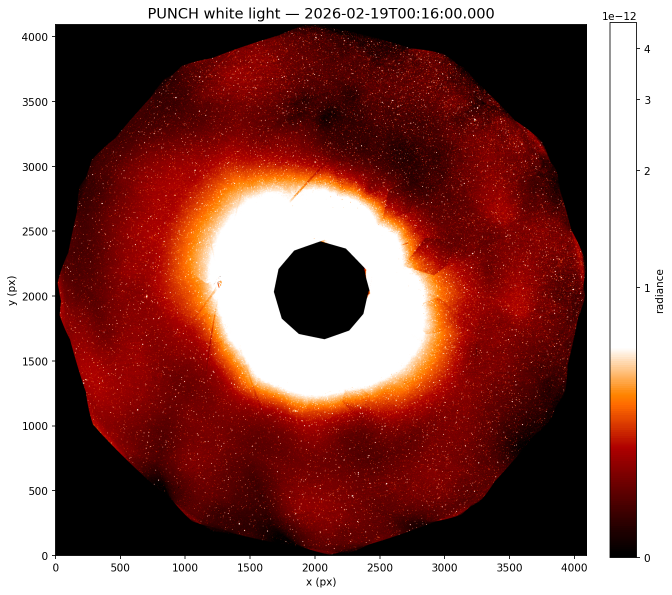
#> input picture PUNCH_L3_CAM_20260219.png, 1344 x 1189 px, found by its file name (shown at 1/2 size)
$ python _build_pi_report.py
#> lines starting #> are read from the running program, lines starting #| are printed output that depends on the picture
"""Generate a concise 3-page PDF progress report for PI Jesse Kinder.

First-person voice (Jassim). Henry Throop framed as a helpful mid-project
collaborator, not as someone redirecting the work.
"""
import os
from pathlib import Path

os.environ.setdefault("MPLCONFIGDIR", str(Path.cwd() / ".mplconfig"))

import matplotlib
matplotlib.use("Agg")
import matplotlib.pyplot as plt
from matplotlib.backends.backend_pdf import PdfPages
import matplotlib.image as mpimg

PROJECT = Path("/Users/jassim/Desktop/MEE 2024 Coronagraph/MEE2024_HussainKinder")
OUT = PROJECT / "PUNCH_Progress_Report_Jassim.pdf"

# ---- colors / style ----
INK = "#1a1a2e"
ACCENT = "#0b5394"
MUTED = "#555555"
RULE = "#c9d3df"
BOXBG = "#eef3f8"

PAGE_W, PAGE_H = 8.5, 11.0
MARGIN = 0.85


def new_page(pdf):
    fig = plt.figure(figsize=(PAGE_W, PAGE_H))
    fig.patch.set_facecolor("white")
    ax = fig.add_axes([0, 0, 1, 1])
    ax.set_xlim(0, 1)
    ax.set_ylim(0, 1)
    ax.axis("off")
    return fig, ax


def x_frac(inch):
    return inch / PAGE_W


def y_frac(inch):
    return inch / PAGE_H


def add_image(ax, path, x, y, w, h, caption=None):
    """x,y,w,h in figure fraction (0-1). y is bottom of image box."""
    try:
        img = mpimg.imread(str(path))
    except Exception as e:
        ax.text(x + w / 2, y + h / 2, f"[missing figure]\n{Path(path).name}",
                ha="center", va="center", fontsize=7, color="red")
        return
    ih, iw = img.shape[0], img.shape[1]
    aspect = iw / ih
    box_aspect = (w * PAGE_W) / (h * PAGE_H)
    if aspect > box_aspect:
        draw_w = w
        draw_h = w * PAGE_W / aspect / PAGE_H
    else:
        draw_h = h
        draw_w = h * PAGE_H * aspect / PAGE_W
    cx = x + (w - draw_w) / 2
    cy = y + (h - draw_h) / 2
    iax = ax.figure.add_axes([cx, cy, draw_w, draw_h])
    iax.imshow(img)
    iax.axis("off")
    for s in iax.spines.values():
        s.set_visible(True)
        s.set_edgecolor(RULE)
    if caption:
        ax.text(x + w / 2, y - 0.012, caption, ha="center", va="top",
                fontsize=6.7, color=MUTED, style="italic", wrap=True)


def header(ax, title, page_no):
    ax.text(x_frac(MARGIN), y_frac(PAGE_H - 0.62), title, fontsize=13,
            fontweight="bold", color=ACCENT, va="center")
    ax.plot([x_frac(MARGIN), 1 - x_frac(MARGIN)],
            [y_frac(PAGE_H - 0.78)] * 2, color=RULE, lw=1)
    ax.text(1 - x_frac(MARGIN), y_frac(0.45), f"{page_no}", ha="right",
            fontsize=8, color=MUTED)
    ax.text(x_frac(MARGIN), y_frac(0.45),
            "PUNCH Coronagraph — Progress Report · Jassim Hussain",
            ha="left", fontsize=7, color=MUTED)


def bullet(ax, x, y, text, fontsize=8.6, dy=0.0, color=INK, bold_lead=None):
    ax.text(x, y, "•", fontsize=fontsize, color=ACCENT, va="top")
    if bold_lead:
        ax.text(x + 0.018, y, bold_lead, fontsize=fontsize, color=INK,
                va="top", fontweight="bold")
    ax.text(x + 0.018, y, text, fontsize=fontsize, color=color, va="top")


with PdfPages(OUT) as pdf:
    # ================= PAGE 1 =================
    fig, ax = new_page(pdf)

    # Title band
    ax.add_patch(plt.Rectangle((0, y_frac(PAGE_H - 2.35)), 1, y_frac(2.35),
                               color=ACCENT, zorder=0))
    ax.text(x_frac(MARGIN), y_frac(PAGE_H - 1.0),
            "Adapting the MEE Pipeline to PUNCH Coronagraph Data",
            fontsize=17, fontweight="bold", color="white", va="center")
    ax.text(x_frac(MARGIN), y_frac(PAGE_H - 1.5),
            "Centroid validation, Gaia matching, and a refined measurement strategy",
            fontsize=10.5, color="#d6e4f0", va="center")
    ax.text(x_frac(MARGIN), y_frac(PAGE_H - 2.0),
            "Prepared by Jassim Hussain   |   PI: Prof. Jesse Kinder   |   July 2026",
            fontsize=9, color="#eaf1f8", va="center")

    # Executive summary box
    box_y = y_frac(PAGE_H - 5.5)
    box_h = y_frac(2.95)
    ax.add_patch(plt.Rectangle((x_frac(MARGIN), box_y), 1 - 2 * x_frac(MARGIN),
                               box_h, color=BOXBG, ec=RULE, lw=1))
    ax.text(x_frac(MARGIN + 0.2), box_y + box_h - y_frac(0.32),
            "Executive Summary", fontsize=11, fontweight="bold", color=ACCENT, va="top")
    summ = [
        "I adapted the MEE2024 Tab 1 centroid pipeline to PUNCH Level-3 white-light images and built a",
        "Gaia-based validation workflow using PUNCH's mission WCS (the built-in plate solve does not",
        "converge on coronagraph data).",
        "",
        "Centroid detection and Gaia matching work well (86–88% purity). However, the stars I can reliably",
        "detect sit far from the Sun (nearest confirmed match ~84 solar radii), where the gravitational",
        "deflection signal is ~1000x below our position noise. A measurement of the Einstein coefficient L",
        "is therefore not achievable with this data as-is.",
        "",
        "I am now pivoting to a visual-first strategy: confirm stars by eye (DS9) before trusting automated",
        "matches, which improves reliability and sets up a cleaner multi-image test of the method.",
    ]
    yy = box_y + box_h - y_frac(0.7)
    for line in summ:
        ax.text(x_frac(MARGIN + 0.2), yy, line, fontsize=8.7, color=INK, va="top")
        yy -= y_frac(0.19)

    # Data section + figure
    ax.text(x_frac(MARGIN), y_frac(PAGE_H - 5.9), "1.  Data & Setup",
            fontsize=12, fontweight="bold", color=ACCENT, va="center")
    data_lines = [
        ("Instrument:", "PUNCH (Polarimeter to Unify the Corona and Heliosphere), Level-3 white light."),
        ("Frame:", "2026-02-19 00:16 UTC, 4096x4096, Sun centered at pixel (2048, 2048)."),
        ("Plate scale:", "~81 arcsec/pixel — about 44x coarser than MEE eclipse data (~1.85 arcsec/px)."),
        ("Implication:", "Each pixel covers a large patch of sky; faint/close stars blur and the corona"),
        ("", "dominates, producing many false centroids that must be filtered."),
    ]
    yy = y_frac(PAGE_H - 6.25)
    for lead, txt in data_lines:
        if lead:
            ax.text(x_frac(MARGIN + 0.05), yy, lead, fontsize=8.7,
                    fontweight="bold", color=INK, va="top")
            ax.text(x_frac(MARGIN + 0.95), yy, txt, fontsize=8.7, color=INK, va="top")
        else:
            ax.text(x_frac(MARGIN + 0.95), yy, txt, fontsize=8.7, color=INK, va="top")
        yy -= y_frac(0.225)

    add_image(ax, PROJECT / "PUNCH_L3_CAM_20260219.png",
              x_frac(MARGIN), y_frac(0.75), 1 - 2 * x_frac(MARGIN), y_frac(2.9),
              caption="Figure 1. PUNCH L3 white-light frame (2026-02-19). Stars appear as faint points across a corona-dominated field.")
#> in add_image, img is the input picture: shape (1189, 1344, 4) float32; mean R, G, B, A 0.566, 0.373, 0.353, 1
    header(ax, "", 1)
    pdf.savefig(fig)
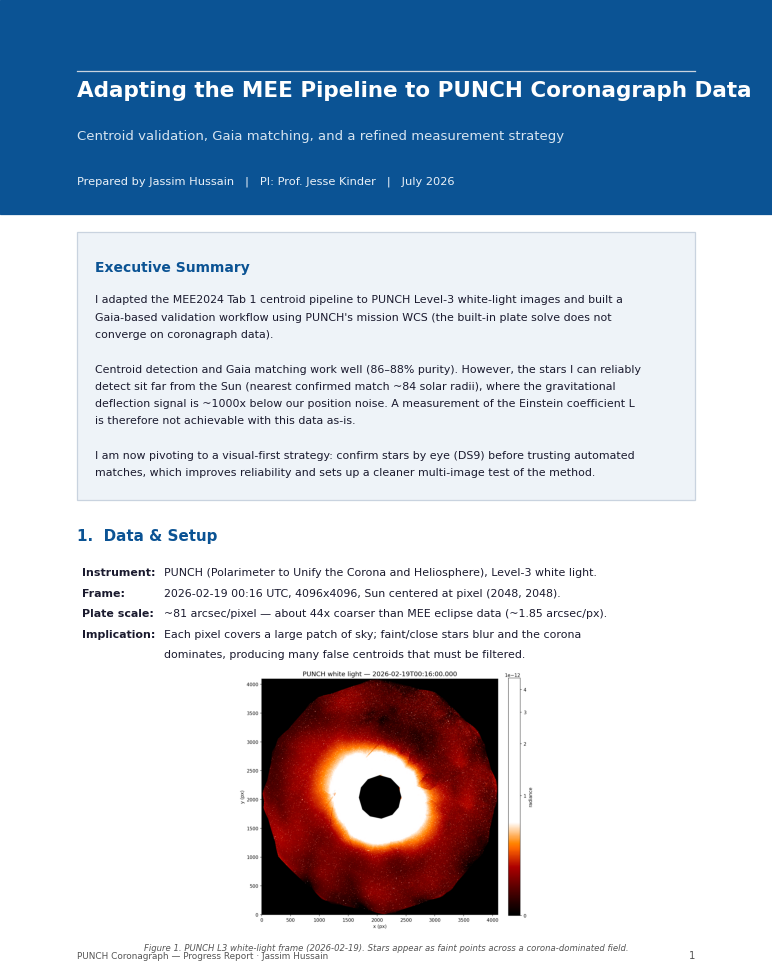
#> figure drawn by matplotlib, 2 panels
    plt.close(fig)

    # ================= PAGE 2 =================
    fig, ax = new_page(pdf)
    header(ax, "2.  What I Did — and the Limiting Result", 2)

    ax.text(x_frac(MARGIN), y_frac(PAGE_H - 1.05),
            "2.1  Centroid finding + Gaia validation", fontsize=11,
            fontweight="bold", color=INK, va="center")
    intro = [
        "I ran Tab 1 to detect centroids, then projected the Gaia catalog onto the image through PUNCH's",
        "WCS and matched detections to catalog stars. Two representative runs:",
    ]
    yy = y_frac(PAGE_H - 1.4)
    for line in intro:
        ax.text(x_frac(MARGIN), yy, line, fontsize=8.7, color=INK, va="top")
        yy -= y_frac(0.2)

    # metrics table
    tbl_y = y_frac(PAGE_H - 2.15)
    rows = [
        ["Run", "Centroids", "Matched", "Purity", "Completeness"],
        ["Full field (corona-masked)", "4,343", "3,749", "86.3%", "44.8%"],
        ["Top-50 brightest (G<4)", "50", "44", "88.0%", "45.4%"],
    ]
    col_x = [MARGIN + 0.05, MARGIN + 2.55, MARGIN + 3.75, MARGIN + 4.85, MARGIN + 5.75]
    rh = 0.26
    for r, row in enumerate(rows):
        yrow = tbl_y - y_frac(r * rh)
        if r == 0:
            ax.add_patch(plt.Rectangle((x_frac(MARGIN), yrow - y_frac(rh) + y_frac(0.05)),
                                       1 - 2 * x_frac(MARGIN), y_frac(rh),
                                       color=ACCENT, zorder=0))
        for c, cell in enumerate(row):
            ax.text(x_frac(col_x[c]), yrow - y_frac(0.06), cell, fontsize=8.4,
                    va="top", color="white" if r == 0 else INK,
                    fontweight="bold" if r == 0 else "normal")
    ax.text(x_frac(MARGIN), tbl_y - y_frac(3 * rh + 0.05),
            "Takeaway: the detector reliably finds real stars (high purity); "
            "roughly half the catalog stars in-field are recovered.",
            fontsize=8.2, color=MUTED, style="italic", va="top")

    # Section 2.2 limiting result
    ax.text(x_frac(MARGIN), y_frac(PAGE_H - 3.55),
            "2.2  The limiting result: deflection vs. noise", fontsize=11,
            fontweight="bold", color=INK, va="center")
    lim = [
        ("Closest confirmed star:", "~84 solar radii from Sun center."),
        ("Predicted deflection there:", "~0.021 arcsec  (~0.0003 pixels)."),
        ("Measured position noise:", "~23 arcsec  (~0.28 pixels)."),
        ("Signal-to-noise:", "~0.001  — the signal is ~1000x below the noise floor."),
    ]
    yy = y_frac(PAGE_H - 3.9)
    for lead, txt in lim:
        ax.text(x_frac(MARGIN + 0.05), yy, lead, fontsize=8.7, fontweight="bold",
                color=INK, va="top")
        ax.text(x_frac(MARGIN + 2.35), yy, txt, fontsize=8.7, color=INK, va="top")
        yy -= y_frac(0.225)
    ax.text(x_frac(MARGIN + 0.05), yy - y_frac(0.05),
            "This is a physics + resolution limit, not a tuning problem: the detectable stars are simply "
            "too far\nfrom the Sun, and the plate scale is too coarse, for the bending to register.",
            fontsize=8.2, color=MUTED, style="italic", va="top")

    # two figures side by side
    fw = (1 - 2 * x_frac(MARGIN) - x_frac(0.3)) / 2
    add_image(ax, PROJECT / "Coronagraph Runs/punch_tab1_run03/gaia_match_overlay.png",
              x_frac(MARGIN), y_frac(0.75), fw, y_frac(3.2),
              caption="Figure 2. Gaia stars projected onto centroids (full-field run).")
#> call 2 of add_image, with x = 0.1, y = 0.0682, w = 0.382, h = 0.291
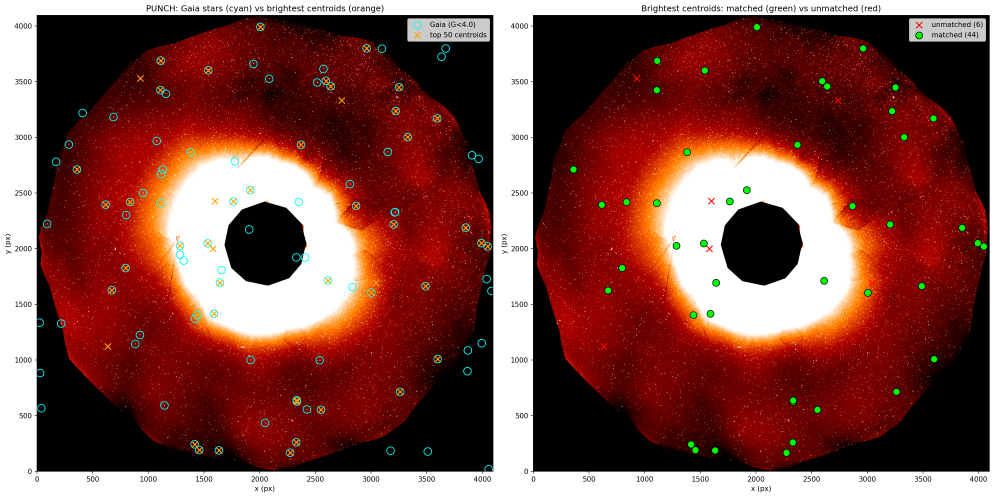
#> input picture Coronagraph Runs/punch_tab1_bright/gaia_match_overlay.png, 2982 x 1492 px, found by its file name (shown at 1/3 size)
#> in add_image, img is the input picture: shape (1492, 2982, 4) float32; mean R, G, B, A 0.499, 0.283, 0.257, 1
    add_image(ax, PROJECT / "Coronagraph Runs/punch_tab1_run03/deflection_sensitivity_scatter.png",
              x_frac(MARGIN) + fw + x_frac(0.3), y_frac(0.75), fw, y_frac(3.2),
              caption="Figure 3. Measured offsets vs. tiny predicted deflection — noise dominates.")
#> call 3 of add_image, with x = 0.518, y = 0.0682, w = 0.382, h = 0.291
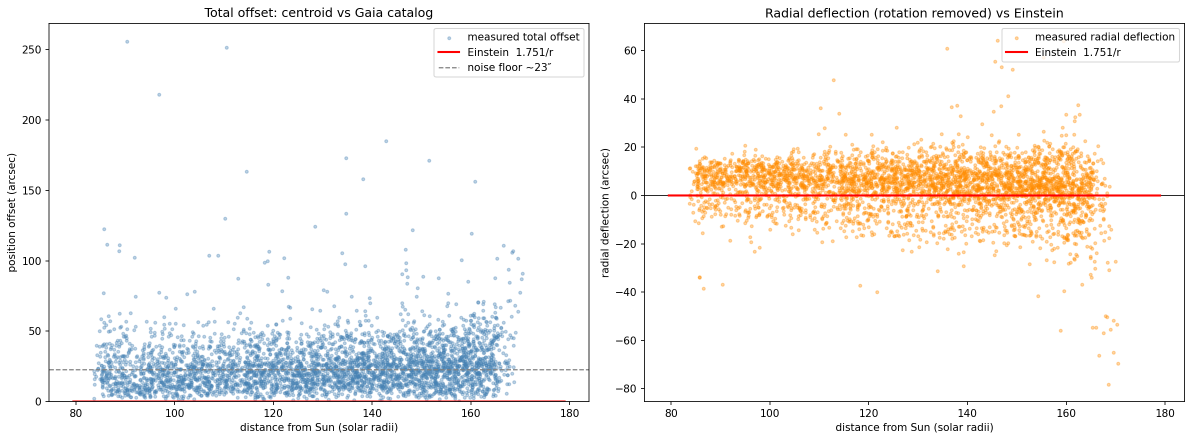
#> input picture Coronagraph Runs/punch_tab1_run03/deflection_sensitivity_scatter.png, 2384 x 881 px, found by its file name (shown at 1/2 size)
#> in add_image, img is the input picture: shape (881, 2384, 4) float32; mean R, G, B, A 0.965, 0.956, 0.947, 1
    pdf.savefig(fig)
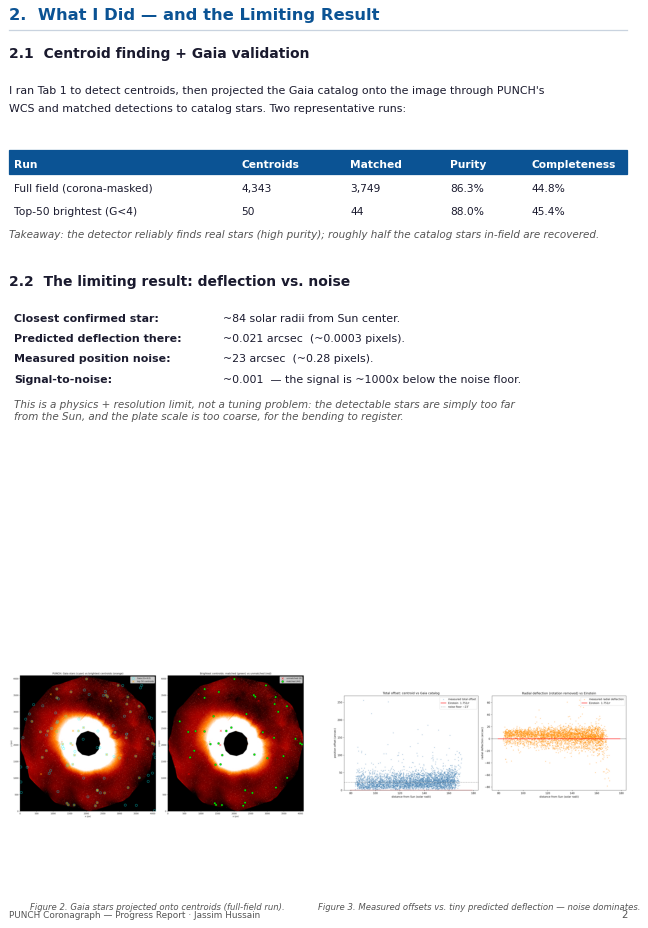
#> figure drawn by matplotlib, 3 panels
    plt.close(fig)

    # ================= PAGE 3 =================
    fig, ax = new_page(pdf)
    header(ax, "3.  Refined Approach & Next Steps", 3)

    ax.text(x_frac(MARGIN), y_frac(PAGE_H - 1.05),
            "3.1  Visual-first validation", fontsize=11, fontweight="bold",
            color=INK, va="center")
    v = [
        "Rather than trusting the brightest detections outright (some are corona features, not stars), I",
        "moved to a visual-first workflow: examine the frame in DS9, confirm which point sources are",
        "genuinely star-like, and only then match those to Gaia. A helpful conversation with Henry Throop",
        "(NASA) reinforced this direction — he suggested confirming stars by eye before trusting automated",
        "matches, which I have folded into the process.",
        "",
        "I built a Top-20 comparison (20 brightest observed centroids vs. 20 brightest predicted Gaia",
        "stars) for direct visual inspection. It confirms the geometry issue: several very bright centroids",
        "near the Sun do NOT correspond to Gaia stars (they are corona structure), while the nearest",
        "visually-confirmed matches lie at ~98–160 solar radii.",
    ]
    yy = y_frac(PAGE_H - 1.4)
    for line in v:
        ax.text(x_frac(MARGIN), yy, line, fontsize=8.7, color=INK, va="top")
        yy -= y_frac(0.205)

    add_image(ax, PROJECT / "Coronagraph Runs/punch_top20/PUNCH_top20_comparison_20260703_211737.png",
              x_frac(MARGIN), y_frac(4.35), 1 - 2 * x_frac(MARGIN), y_frac(2.95),
              caption="Figure 4. Top-20 observed centroids vs. Top-20 predicted Gaia stars (visual inspection, no blind auto-match).")
#> call 4 of add_image, with x = 0.1, y = 0.395, w = 0.8, h = 0.268
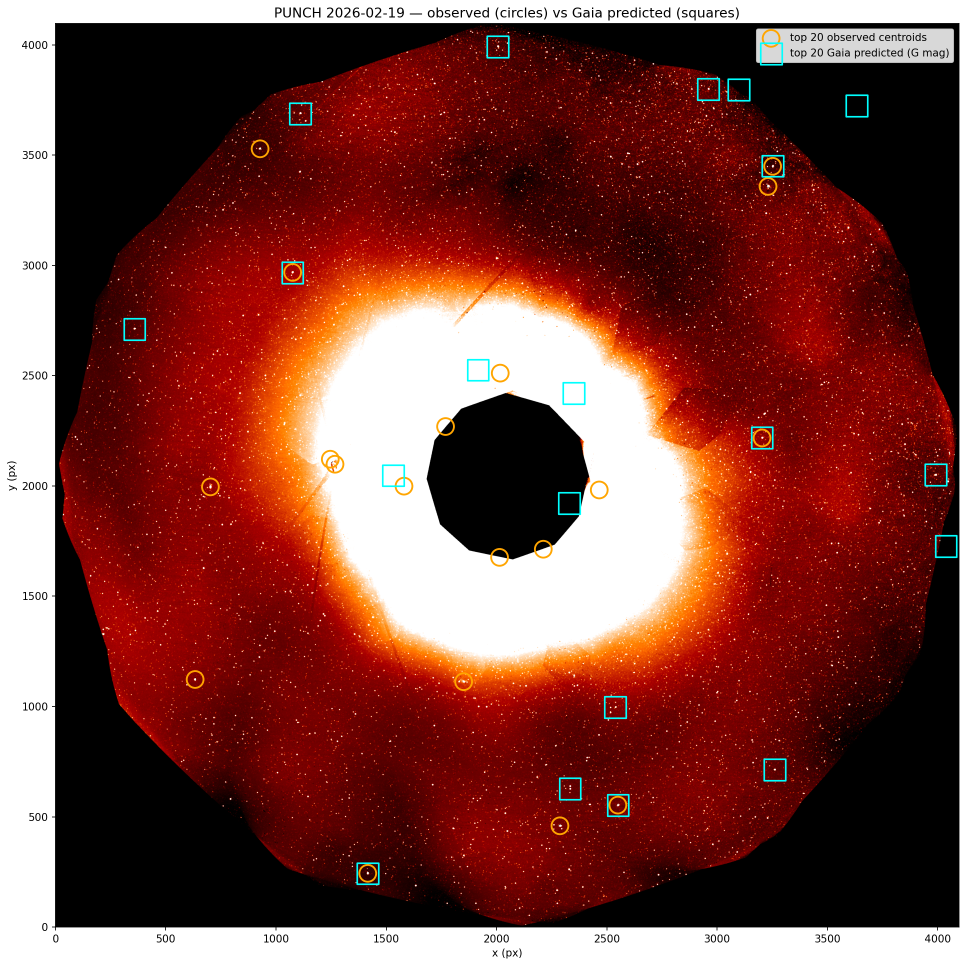
#> input picture Coronagraph Runs/punch_top20/PUNCH_top20_comparison_20260703_211737.png, 1932 x 1932 px, found by its file name (shown at 1/2 size)
#> in add_image, img is the input picture: shape (1932, 1932, 4) float32; mean R, G, B, A 0.483, 0.254, 0.23, 1

    ax.text(x_frac(MARGIN), y_frac(3.95),
            "3.2  A multi-image idea (and an honest caveat)", fontsize=11,
            fontweight="bold", color=INK, va="center")
    m = [
        "Extending this across several PUNCH dates would let me track the same Gaia-confirmed stars and",
        "test whether offsets follow the expected 1/R law. Averaging N epochs reduces random error as ~1/sqrt(N).",
        "Caveat: with the current ~1000x signal-to-noise gap, this characterizes our error budget and validates",
        "the method — it will not by itself yield a real L measurement until stars can be detected much closer",
        "to the Sun (e.g., finer plate scale such as STEREO COR1, or eclipse data).",
    ]
    yy = y_frac(3.6)
    for line in m:
        ax.text(x_frac(MARGIN), yy, line, fontsize=8.5, color=INK, va="top")
        yy -= y_frac(0.2)

    # Next steps box
    nb_y = y_frac(0.7)
    nb_h = y_frac(1.55)
    ax.add_patch(plt.Rectangle((x_frac(MARGIN), nb_y), 1 - 2 * x_frac(MARGIN),
                               nb_h, color=BOXBG, ec=RULE, lw=1))
    ax.text(x_frac(MARGIN + 0.2), nb_y + nb_h - y_frac(0.3), "Next steps",
            fontsize=10.5, fontweight="bold", color=ACCENT, va="top")
    steps = [
        "DS9 visual inspection of PUNCH frames to establish a trusted star list.",
        "Targeted Gaia matching on visually-confirmed stars (not blind brightest-N).",
        "Extend Top-20 / Gaia overlay to multiple dates; measure offset scatter vs. solar radius.",
        "Evaluate finer-scale references (STEREO COR1) to test the workflow where stars sit closer in.",
    ]
    yy = nb_y + nb_h - y_frac(0.62)
    for s in steps:
        ax.text(x_frac(MARGIN + 0.22), yy, "•", fontsize=9, color=ACCENT, va="top")
        ax.text(x_frac(MARGIN + 0.36), yy, s, fontsize=8.5, color=INK, va="top")
        yy -= y_frac(0.24)

    pdf.savefig(fig)
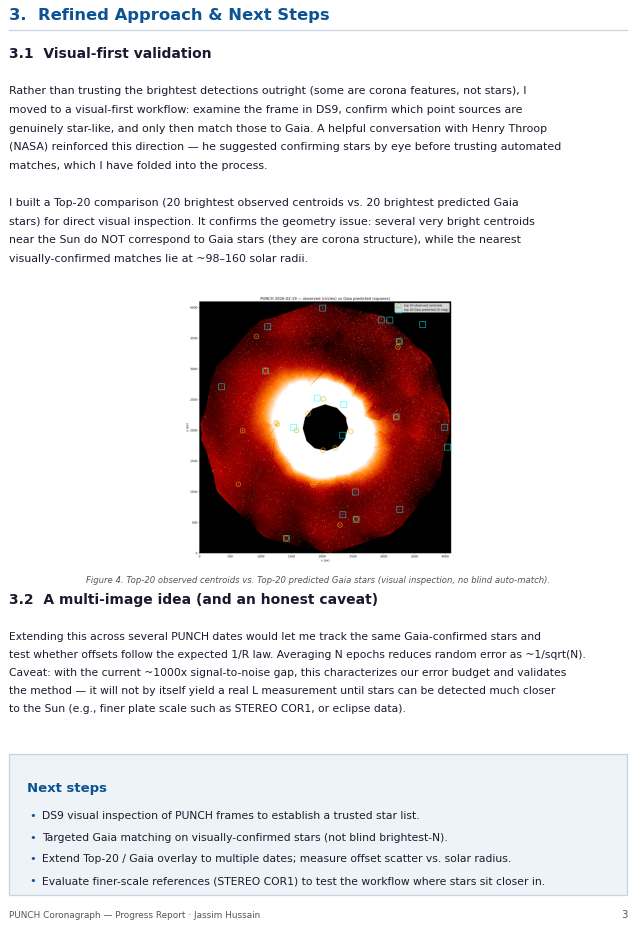
#> figure drawn by matplotlib, 2 panels
    plt.close(fig)

    d = pdf.infodict()
    d["Title"] = "PUNCH Coronagraph Progress Report"
    d["Author"] = "Jassim Hussain"
    d["Subject"] = "Progress update for PI Jesse Kinder"

#> (the run stopped early here; a loop or call above may not have finished)
